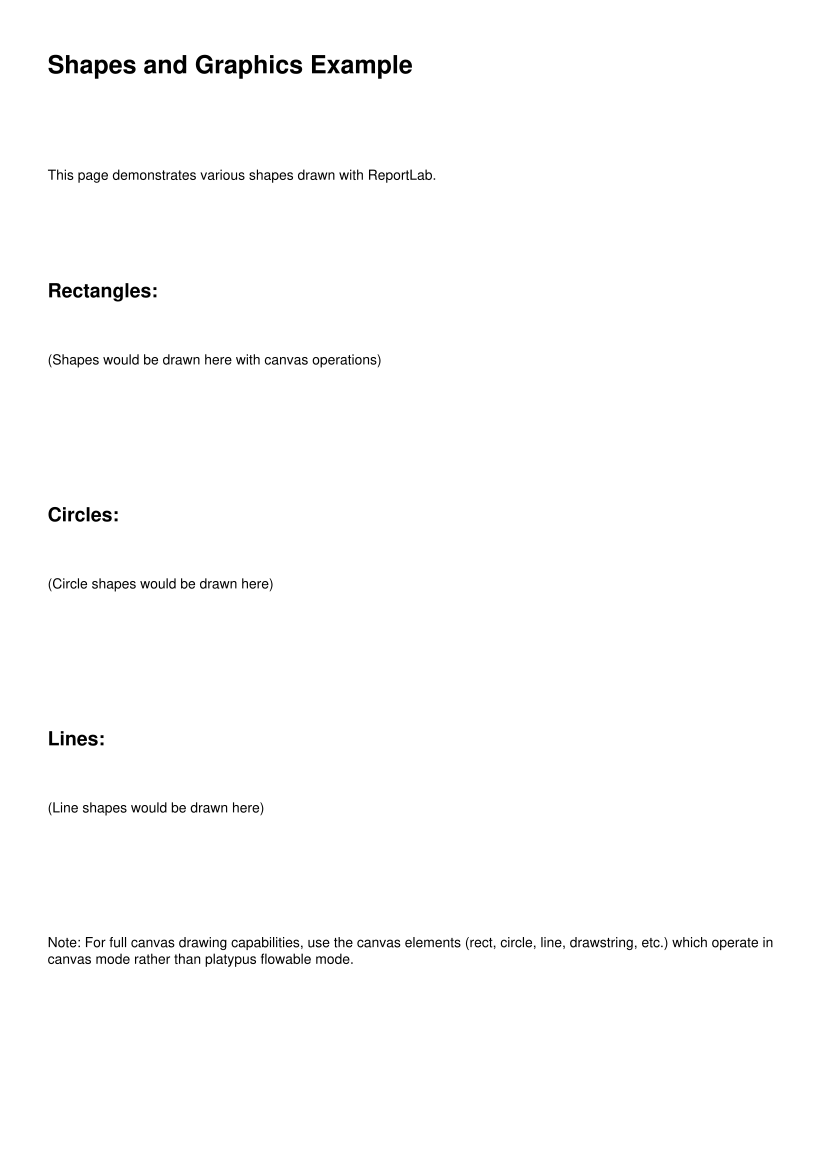

Write Python code to recreate this figure.
# Copyright 2025 Softwell S.r.l. - Licensed under Apache License 2.0
# See LICENSE file for details
"""Example: Drawing shapes and graphics.

This example shows how to draw shapes using canvas operations.
Note: This uses canvas mode, not platypus flowables.
"""

from pathlib import Path

from genro_print.print_app import PrintApp

HERE = Path(__file__).parent


class ImagesAndShapes(PrintApp):
    """Document with shapes and graphics."""

    def recipe(self, root):
        root.document(width=210.0, height=297.0)

        root.paragraph(content="Shapes and Graphics Example", style="Heading1")
        root.spacer(height=20.0)

        root.paragraph(content="This page demonstrates various shapes drawn with ReportLab.")
        root.spacer(height=20.0)

        # Section: Rectangles
        root.paragraph(content="Rectangles:", style="Heading2")
        root.spacer(height=10.0)

        root.paragraph(content="(Shapes would be drawn here with canvas operations)")
        root.spacer(height=30.0)

        # Section: Circles
        root.paragraph(content="Circles:", style="Heading2")
        root.spacer(height=10.0)

        root.paragraph(content="(Circle shapes would be drawn here)")
        root.spacer(height=30.0)

        # Section: Lines
        root.paragraph(content="Lines:", style="Heading2")
        root.spacer(height=10.0)

        root.paragraph(content="(Line shapes would be drawn here)")
        root.spacer(height=30.0)

        # Note about canvas mode
        root.paragraph(
            content="Note: For full canvas drawing capabilities, use the canvas elements "
            "(rect, circle, line, drawstring, etc.) which operate in canvas mode "
            "rather than platypus flowable mode."
        )


if __name__ == "__main__":
    report = ImagesAndShapes()
    output = HERE / "images_and_shapes.pdf"
    report.save(str(output))
    print(f"PDF saved to {output}")
